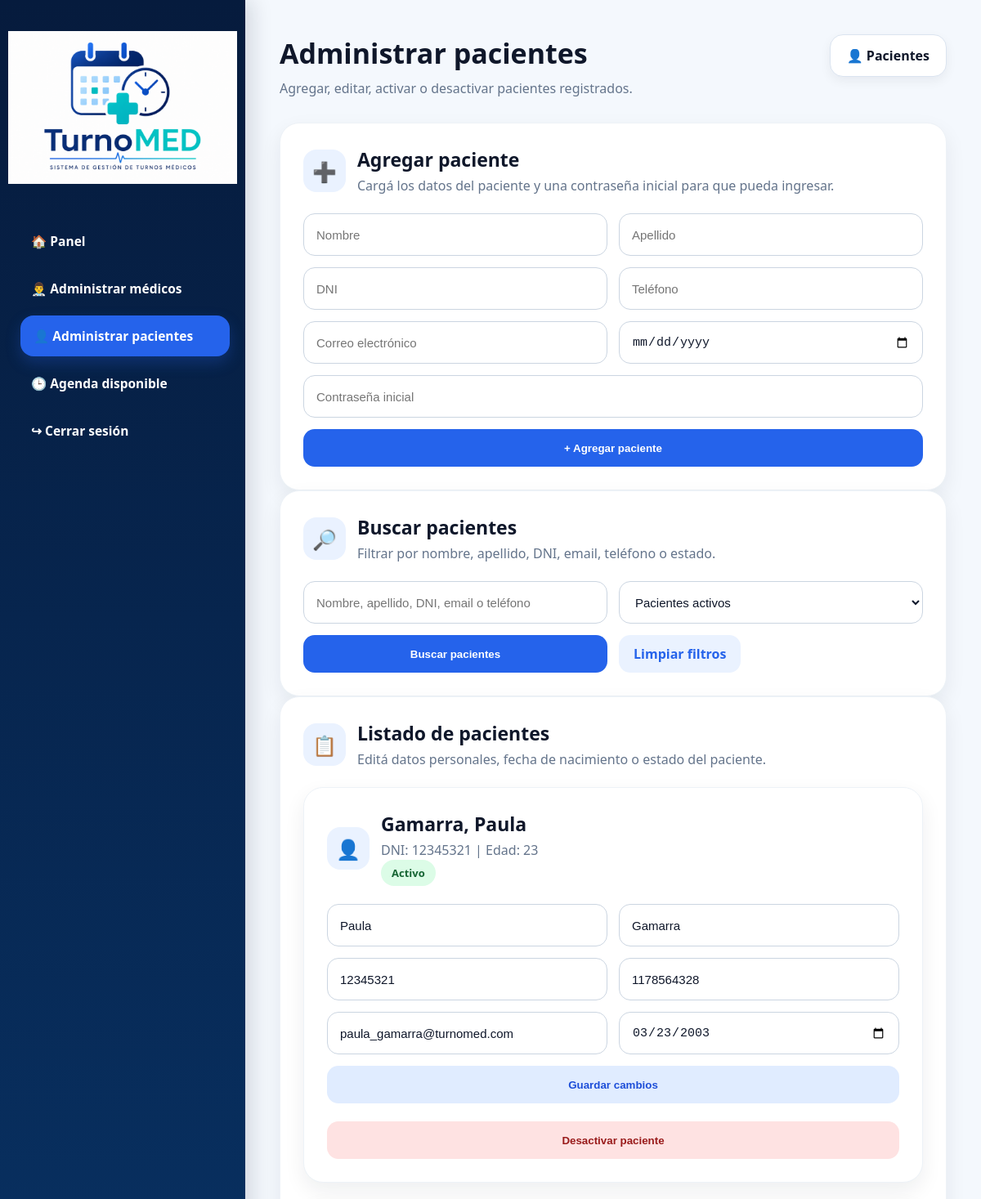
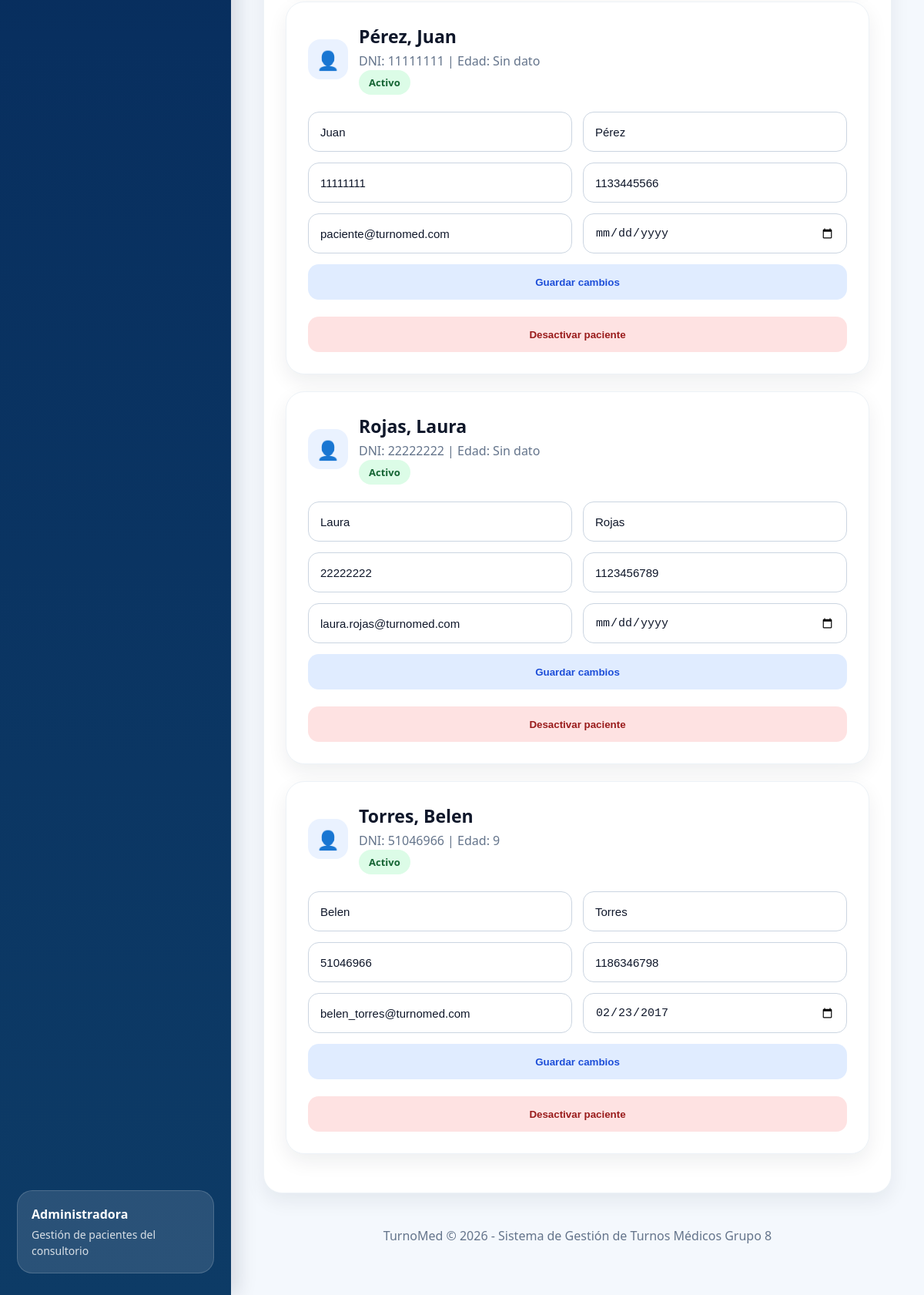
Screenshot of /admin/pacientes (signed in) with the database file from the repository (2 pictures, top to bottom).
### tables this page shows
CREATE TABLE usuarios (
            id_usuario INTEGER PRIMARY KEY AUTOINCREMENT,
            nombre TEXT NOT NULL,
            apellido TEXT NOT NULL,
            dni TEXT,
            telefono TEXT,
            email TEXT UNIQUE NOT NULL,
            password TEXT NOT NULL,
            rol TEXT NOT NULL DEFAULT 'paciente'
        , fecha_nacimiento TEXT, activo INTEGER DEFAULT 1);

### app.py (the view)
@app.route("/admin/pacientes")
@login_required
def admin_pacientes():
    if current_user.rol != "admin":
        flash("No tenés permiso.")
        return redirect(url_for("login"))
    busqueda = request.args.get("busqueda", "")
    estado = request.args.get("estado", "activos")
    pacientes = obtener_pacientes_admin(
        busqueda if busqueda else None,
        estado
    )
    return render_template(
        "admin_pacientes.html",
        pacientes=pacientes,
        busqueda=busqueda,
        filtro_estado=estado,
        calcular_edad=calcular_edad
    )

### app.py (called while the page is built, shortened)
def get_conn():
    os.makedirs("database", exist_ok=True)
    conn = sqlite3.connect(DB_PATH)
    conn.row_factory = sqlite3.Row
    return conn

@login_manager.user_loader
def load_user(user_id):
    conn = get_conn()
    usuario = conn.execute(
        "SELECT * FROM usuarios WHERE id_usuario = ?",
        (user_id,)
    ).fetchone()
    conn.close()
    if usuario:
        return User(usuario)
    return None

def obtener_pacientes_admin(busqueda=None, estado="activos"):
    conn = get_conn()
    query = """
        SELECT *
        FROM usuarios
        WHERE rol = 'paciente'
    """
    params = []
    if estado == "activos":
        query += " AND activo = 1"
    elif estado == "inactivos":
        query += " AND activo = 0"
    query += " ORDER BY activo DESC, apellido, nombre"
    pacientes = conn.execute(query, params).fetchall()
    conn.close()
    return pacientes

def calcular_edad(fecha_nacimiento):
    if not fecha_nacimiento:
        return "Sin dato"
    try:
        nacimiento = datetime.strptime(fecha_nacimiento, "%Y-%m-%d")
        hoy = datetime.today()
        edad = hoy.year - nacimiento.year
        if (hoy.month, hoy.day) < (nacimiento.month, nacimiento.day):
            edad -= 1
        return edad
    except ValueError:
        return "Sin dato"

### templates/admin_pacientes.html (shortened to what this page needs)
<!DOCTYPE html>
<html lang="es">
<head>
    <link rel="stylesheet" href="{{ url_for('static', filename='estilos.css') }}">
</head>
<body>
<div class="layout">
    <aside class="sidebar">
        <div class="sidebar-logo-box">
            <img src="{{ url_for('static', filename='imagenes/logo.png') }}" alt="TurnoMed">
        </div>
        <nav class="menu">
            <a href="/admin">🏠 Panel</a>
            <a href="/admin/medicos">👨‍⚕️ Administrar médicos</a>
            <a href="/admin/pacientes" class="active">👤 Administrar pacientes</a>
            <a href="/admin/agenda_disponible">🕒 Agenda disponible</a>
            <a href="/logout"
                onclick="return confirm('¿Está seguro de que desea cerrar la sesión?');">
                    ↪ Cerrar sesión
            </a>
        </nav>
        <div class="sidebar-info">
            <strong>Administradora</strong>
            <p>Gestión de pacientes del consultorio</p>
        </div>
    </aside>
    <main class="content">
        <header class="page-header">
            <div>
                <h1>Administrar pacientes</h1>
                <p>Agregar, editar, activar o desactivar pacientes registrados.</p>
            </div>
            <div class="date-pill">👤 Pacientes</div>
        </header>
        <section class="card">
            <div class="card-title">
                <div class="icon-box">➕</div>
                <div>
                    <h2>Agregar paciente</h2>
                    <p class="table-description">
                        Cargá los datos del paciente y una contraseña inicial para que pueda ingresar.
                    </p>
                </div>
            </div>
            <form method="POST" action="/admin/agregar_paciente">
                <div class="form-grid">
                    <input type="text" name="nombre" placeholder="Nombre" required>
                    <input type="text" name="apellido" placeholder="Apellido" required>
                </div>
                <div class="form-grid">
                    <input type="text" name="dni" placeholder="DNI" required>
                    <input type="text" name="telefono" placeholder="Teléfono">
                </div>
                <div class="form-grid">
                    <input type="email" name="email" placeholder="Correo electrónico" required>
                    <input type="date" name="fecha_nacimiento" required>
                </div>
                <input type="password" name="password" placeholder="Contraseña inicial" required>
                <button type="submit">
                    + Agregar paciente
                </button>
            </form>
        </section>
        <section class="card">
            <div class="card-title">
                <div class="icon-box">🔎</div>
                <div>
                    <h2>Buscar pacientes</h2>
                    <p class="table-description">
                        Filtrar por nombre, apellido, DNI, email, teléfono o estado.
                    </p>
                </div>
            </div>
            <form method="GET" action="/admin/pacientes">
                <div class="form-grid">
                    <input
                        type="text"
                        name="busqueda"
                        placeholder="Nombre, apellido, DNI, email o teléfono"
                        value="{{ busqueda }}"
                    >
                    <select name="estado">
                        <option value="activos" {% if filtro_estado == "activos" %}selected{% endif %}>
                            Pacientes activos
                        </option>
                    </select>
                </div>
                <div class="form-grid">
                    <button type="submit">Buscar pacientes</button>
                    <a href="/admin/pacientes" class="btn-link">Limpiar filtros</a>
                </div>
            </form>
        </section>
        <section class="card table-card">
            <div class="card-title">
                <div class="icon-box">📋</div>
                <div>
                    <h2>Listado de pacientes</h2>
                    <p class="table-description">
                        Editá datos personales, fecha de nacimiento o estado del paciente.
                    </p>
                </div>
            </div>
            {% if pacientes %}
                {% for paciente in pacientes %}
                    <div class="card" style="margin-bottom: 22px;">
                        <div class="card-title">
                            <div class="icon-box">👤</div>
                            <div>
                                <h2>{{ paciente.apellido }}, {{ paciente.nombre }}</h2>
                                <p class="table-description">
                                    DNI: {{ paciente.dni }}
                                    |
                                    Edad: {{ calcular_edad(paciente.fecha_nacimiento) }}
                                </p>
                                {% if paciente.activo == 1 %}
                                    <span class="estado">Activo</span>
                                {% else %}
                                    <span class="estado-cancelado">Inactivo</span>
                                {% endif %}
                            </div>
                        </div>
                        <form method="POST" action="/admin/pacientes/editar/{{ paciente.id_usuario }}">
                            <div class="form-grid">
                                <input type="text" name="nombre" value="{{ paciente.nombre }}" placeholder="Nombre" required>
                                <input type="text" name="apellido" value="{{ paciente.apellido }}" placeholder="Apellido" required>
                            </div>
                            <div class="form-grid">
                                <input type="text" name="dni" value="{{ paciente.dni }}" placeholder="DNI" required>
                                <input type="text" name="telefono" value="{{ paciente.telefono }}" placeholder="Teléfono">
                            </div>
                            <div class="form-grid">
                                <input type="email" name="email" value="{{ paciente.email }}" placeholder="Correo electrónico" required>
                                <input type="date" name="fecha_nacimiento" value="{{ paciente.fecha_nacimiento }}">
                            </div>
                            <button type="submit" class="btn-secondary">
                                Guardar cambios
                            </button>
                        </form>
                        <br>
                        {% if paciente.activo == 1 %}
                            <form
                                method="POST"
                                action="/admin/pacientes/desactivar/{{ paciente.id_usuario }}"
                                onsubmit="return confirm('¿Desea desactivar este paciente?');">
                                <button type="submit" class="btn-danger">
                                    Desactivar paciente
                                </button>
                            </form>
                        {% endif %}
                    </div>
                {% endfor %}
            {% else %}
                <div class="empty-state">
                    <div class="empty-icon">👤</div>
                    <strong>No se encontraron pacientes.</strong>
                    <p>Probá limpiar los filtros o agregá un nuevo paciente.</p>
                </div>
            {% endif %}
        </section>
        <footer class="footer">
            TurnoMed © 2026 - Sistema de Gestión de Turnos Médicos Grupo 8
        </footer>
    </main>
</div>
</body>
</html>

### static/estilos.css (style rules this page uses)
* { margin: 0; padding: 0; box-sizing: border-box; }
:root { --azul-oscuro: #061b3d; --azul-medio: #082f5f; --azul: #2563eb; --azul-hover: #1d4ed8; --azul-claro: #eaf2ff; --fondo: #f4f8fd; --blanco: #ffffff; --texto: #0f172a; --gris: #64748b; --gris-claro: #f8fafc; --borde: #dbe4f0; --verde: #16a34a; --verde-claro: #dcfce7; --rojo: #dc2626; --rojo-claro: #fee2e2; --sombra: 0 10px 26px rgba(15, 23, 42, 0.07); }
body { font-family: "Segoe UI", Arial, sans-serif; background: var(--fondo); color: var(--texto); }
.layout { min-height: 100vh; display: flex; }
.sidebar { width: 300px; min-width: 300px; background: linear-gradient(180deg, #061b3d 0%, #082f5f 48%, #0d3b66 100%); color: var(--blanco); padding: 28px 22px; display: flex; flex-direction: column; box-shadow: 8px 0 24px rgba(15, 23, 42, 0.14); }
.sidebar-logo-box { width: 100%; display: flex; justify-content: center; align-items: center; padding: 10px 0 25px; margin-bottom: 20px; background: transparent; border: none; border-radius: 0; box-shadow: none; }
.sidebar-logo-box img { width: 280px; height: auto; display: block; }
.menu { display: flex; flex-direction: column; gap: 8px; }
.menu a { display: flex; align-items: center; gap: 12px; color: var(--blanco); text-decoration: none; padding: 14px 16px; border-radius: 16px; font-weight: 700; font-size: 15.5px; transition: all 0.2s ease; }
.menu a:hover, .menu a.active { background: var(--azul); transform: translateX(3px); box-shadow: 0 8px 18px rgba(37, 99, 235, 0.26); }
.sidebar-info { margin-top: auto; background: rgba(255, 255, 255, 0.12); border: 1px solid rgba(255, 255, 255, 0.16); border-radius: 20px; padding: 18px; line-height: 1.5; }
.sidebar-info strong { display: block; font-size: 16px; margin-bottom: 4px; }
.sidebar-info p { color: rgba(255, 255, 255, 0.82); font-size: 14px; }
.content { flex: 1; padding: 42px; overflow-y: auto; }
.page-header { display: flex; justify-content: space-between; align-items: flex-start; margin-bottom: 30px; gap: 20px; }
.page-header h1 { font-size: 34px; margin-bottom: 8px; color: var(--texto); }
.page-header p { color: var(--gris); font-size: 16px; line-height: 1.5; }
.date-pill { background: var(--blanco); border: 1px solid var(--borde); border-radius: 16px; padding: 14px 20px; font-weight: 700; box-shadow: 0 5px 14px rgba(15, 23, 42, 0.06); white-space: nowrap; }
.card { background: var(--blanco); border-radius: 24px; padding: 28px; box-shadow: var(--sombra); border: 1px solid #edf2f7; }
.card-title { display: flex; align-items: center; gap: 14px; margin-bottom: 22px; }
.icon-box { width: 52px; min-width: 52px; height: 52px; background: var(--azul-claro); color: var(--azul); border-radius: 16px; display: flex; justify-content: center; align-items: center; font-size: 24px; }
.card h2 { font-size: 23px; color: var(--texto); }
.table-description { color: var(--gris); margin-top: 4px; line-height: 1.5; }
form { width: 100%; }
.card form { display: flex; flex-direction: column; gap: 14px; }
.form-grid { display: grid; grid-template-columns: 1fr 1fr; gap: 14px; }
input, select { width: 100%; min-height: 52px; border: 1px solid #cbd5e1; border-radius: 14px; padding: 0 15px; font-size: 15px; background: var(--blanco); color: var(--texto); outline: none; }
button, .btn-primary { min-height: 46px; border-radius: 14px; border: none; padding: 12px 18px; font-weight: 700; cursor: pointer; text-decoration: none; display: inline-flex; justify-content: center; align-items: center; transition: 0.2s; background: var(--azul); color: var(--blanco); }
.btn-link, .btn-secondary, .btn-success, .btn-danger { min-height: 46px; border-radius: 14px; border: none; padding: 12px 18px; font-weight: 700; cursor: pointer; text-decoration: none; display: inline-flex; justify-content: center; align-items: center; transition: 0.2s; }
.btn-link { background: var(--azul-claro); color: var(--azul); width: fit-content; }
.btn-secondary { background: #e0ecff !important; color: #1d4ed8 !important; }
.btn-danger { background: var(--rojo-claro) !important; color: #991b1b !important; }
.table-card { overflow-x: auto; }
.estado, .estado-cancelado { padding: 7px 13px; border-radius: 999px; font-size: 13px; font-weight: 700; display: inline-flex; align-items: center; }
.estado { background: var(--verde-claro); color: #166534; }
.footer { text-align: center; color: var(--gris); padding: 24px; margin-top: 20px; }

### rows the page displays
usuarios: apellido "Gamarra", nombre "Paula", dni "12345321", fecha_nacimiento "23", activo "Activo", telefono "1178564328", email "paula_gamarra@turnomed.com", fecha_nacimiento "03/23/2003"
usuarios: apellido "Pérez", nombre "Juan", dni "11111111", calcular_edad "Sin dato", activo "Activo", telefono "1133445566", email "paciente@turnomed.com"
usuarios: apellido "Rojas", nombre "Laura", dni "22222222", calcular_edad "Sin dato", activo "Activo", telefono "1123456789", email "laura.rojas@turnomed.com"
usuarios: apellido "Torres", nombre "Belen", dni "51046966", fecha_nacimiento "9", activo "Activo", telefono "1186346798", email "belen_torres@turnomed.com", fecha_nacimiento "02/23/2017"
